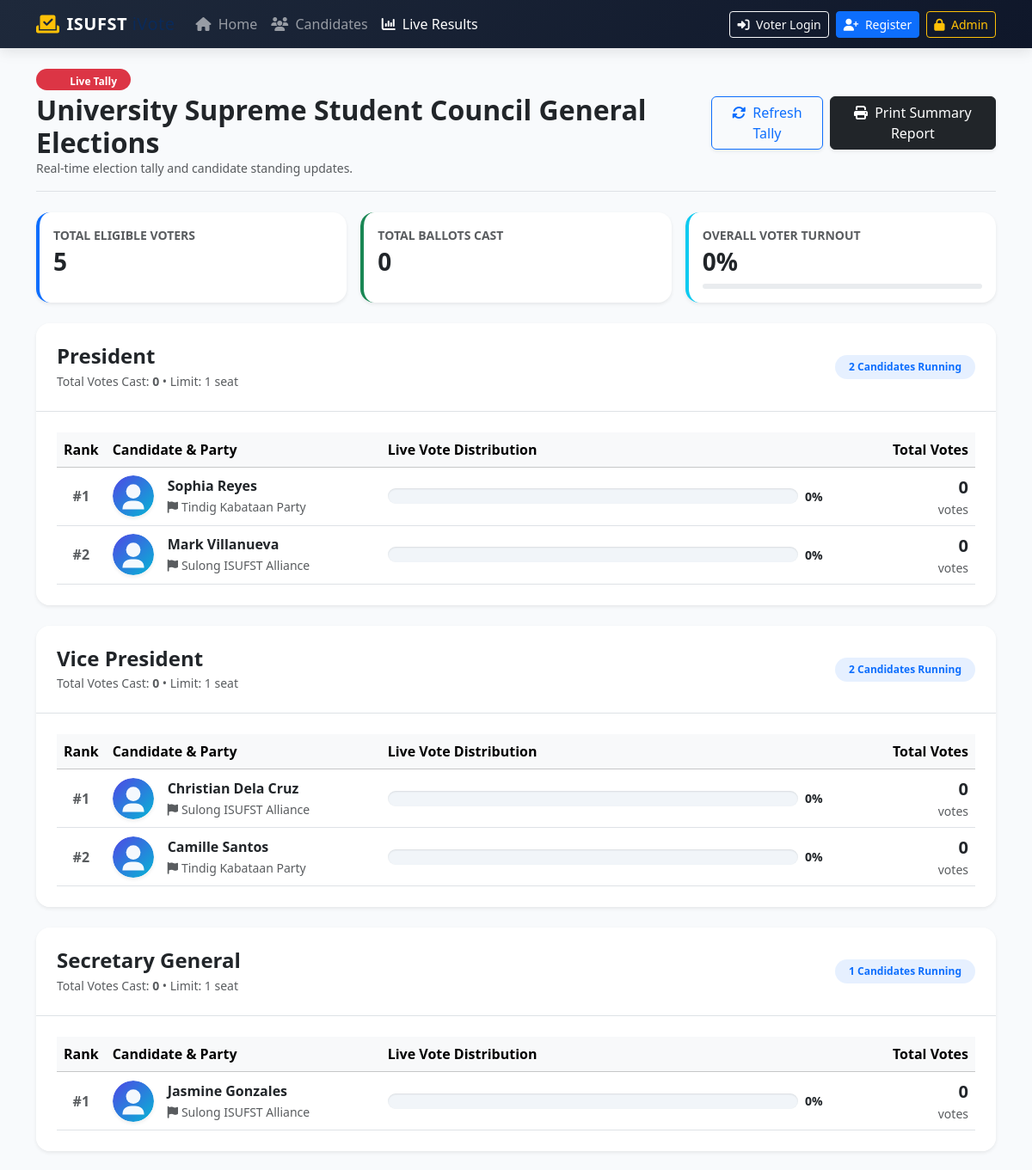
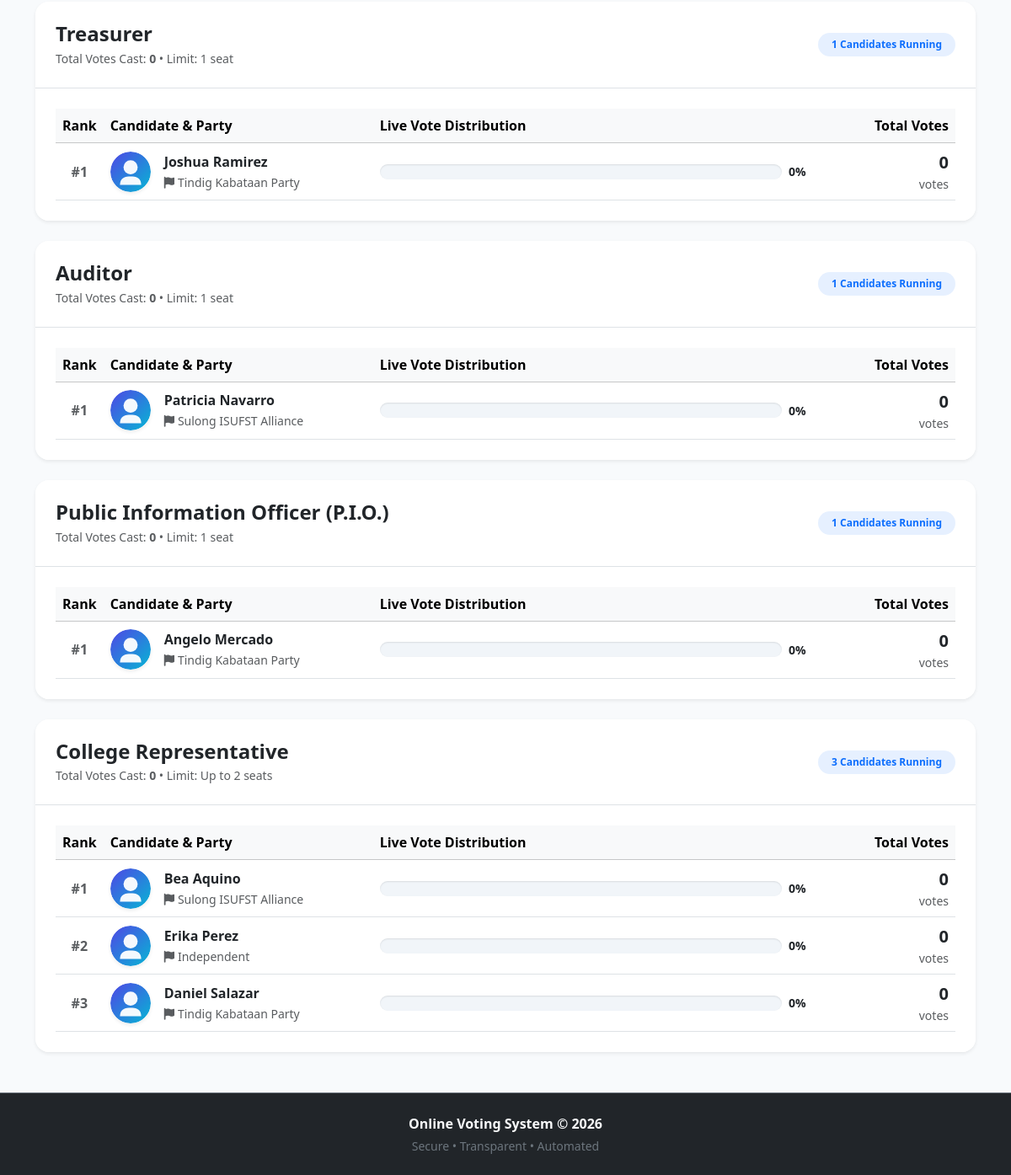
The app's page /results.php with its own data (2 pictures, top to bottom).
### tables this page shows
CREATE TABLE `settings` (
  `id` INT(11) NOT NULL AUTO_INCREMENT,
  `election_title` VARCHAR(255) NOT NULL DEFAULT 'University Supreme Student Council Elections',
  `academic_year` VARCHAR(50) NOT NULL DEFAULT '2026-2027',
  `organization_name` VARCHAR(255) NOT NULL DEFAULT 'ISUFST Commission on Elections (COMELEC)',
  `is_election_active` TINYINT(1) NOT NULL DEFAULT 1 COMMENT '1 = Active/Open, 0 = Closed',
  `updated_at` TIMESTAMP DEFAULT CURRENT_TIMESTAMP ON UPDATE CURRENT_TIMESTAMP,
  PRIMARY KEY (`id`)
);

CREATE TABLE `positions` (
  `id` INT(11) NOT NULL AUTO_INCREMENT,
  `title` VARCHAR(100) NOT NULL,
  `max_votes` INT(11) NOT NULL DEFAULT 1 COMMENT 'Number of candidates voter can pick',
  `priority` INT(11) NOT NULL DEFAULT 1 COMMENT 'Display sort order in ballot',
  `description` TEXT DEFAULT NULL,
  `created_at` TIMESTAMP DEFAULT CURRENT_TIMESTAMP,
  PRIMARY KEY (`id`)
);

CREATE TABLE `candidates` (
  `id` INT(11) NOT NULL AUTO_INCREMENT,
  `position_id` INT(11) NOT NULL,
  `first_name` VARCHAR(50) NOT NULL,
  `last_name` VARCHAR(50) NOT NULL,
  `party` VARCHAR(100) NOT NULL DEFAULT 'Independent',
  `platform` TEXT DEFAULT NULL,
  `photo` VARCHAR(255) DEFAULT 'default_candidate.svg',
  `created_at` TIMESTAMP DEFAULT CURRENT_TIMESTAMP,
  PRIMARY KEY (`id`),
  KEY `fk_candidates_position` (`position_id`),
  CONSTRAINT `fk_candidates_position` FOREIGN KEY (`position_id`) REFERENCES `positions` (`id`) ON DELETE CASCADE ON UPDATE CASCADE
);

### db_connect.php (called while the page is built, shortened)
<?php
$is_local = in_array($_SERVER['SERVER_NAME'] ?? 'localhost', ['localhost', '127.0.0.1', '::1'])
            || (php_sapi_name() === 'cli');
$options = [
    PDO::ATTR_ERRMODE            => PDO::ERRMODE_EXCEPTION,
    PDO::ATTR_DEFAULT_FETCH_MODE => PDO::FETCH_ASSOC,
    PDO::ATTR_EMULATE_PREPARES   => false,
];
if ($is_local) {
    $db_host = 'localhost';
    $db_name = 'online_voting_db';
    $db_user = 'root';
    $db_pass = '';
    try {
        $pdo = new PDO("mysql:host={$db_host};dbname={$db_name};charset=utf8mb4", $db_user, $db_pass, $options);
    } catch (PDOException $e) {
        try {
            $pdo = new PDO("mysql:host={$db_host};port=3307;dbname={$db_name};charset=utf8mb4", $db_user, $db_pass, $options);
        } catch (PDOException $e2) {
            try {
                $pdo = new PDO("mysql:host={$db_host};dbname={$db_name};charset=utf8mb4", $db_user, '1234', $options);
            } catch (PDOException $e3) {
                die("<div style='font-family:sans-serif;padding:30px;max-width:600px;margin:50px auto;border:1px solid #f5c2c7;background:#f8d7da;color:#842029;border-radius:8px;'>
                    <h3 style='margin-top:0;'>Database Connection Failed (Localhost)</h3>
                    <p>Could not connect to database <strong>{$db_name}</strong> on <strong>{$db_host}</strong>.</p>
                    <p><strong>Error:</strong> " . htmlspecialchars($e->getMessage()) . "</p>
                    <hr>
                    <p><strong>Troubleshooting:</strong></p>
                    <ol>
                        <li>Make sure <strong>Apache</strong> and <strong>MySQL</strong> are started in XAMPP.</li>
                        <li>Make sure you imported <code>database.sql</code> in phpMyAdmin.</li>
                    </ol>
                </div>");
            }
        }
    }
}
require_once __DIR__ . '/includes/crud_functions.php';
function getElectionSettings($pdo) {
    try {
        $stmt = $pdo->query("SELECT * FROM settings WHERE id = 1 LIMIT 1");
        return $stmt->fetch() ?: [
            'election_title'     => 'Student Council Elections',
            'academic_year'      => '2026-2027',
            'organization_name'  => 'COMELEC',
            'is_election_active' => 1
        ];
    } catch (Exception $e) {
        return [
            'election_title'     => 'Student Council Elections',
            'academic_year'      => '2026-2027',
            'organization_name'  => 'COMELEC',
            'is_election_active' => 1
        ];
    }
}

### includes/crud_functions.php (called while the page is built, shortened)
<?php
function get_all_positions($pdo) {
    $sql = "SELECT p.*, COUNT(c.id) AS candidate_count
            FROM positions p
            LEFT JOIN candidates c ON p.id = c.position_id
            GROUP BY p.id
            ORDER BY p.priority ASC, p.id ASC";
    return $pdo->query($sql)->fetchAll();
}
function get_all_candidates($pdo, $position_id = null) {
    $sql = "SELECT c.*, p.title AS position_title, COUNT(v.id) AS vote_count
            FROM candidates c
            JOIN positions p ON c.position_id = p.id
            LEFT JOIN votes v ON c.id = v.candidate_id ";
    $params = [];
    if (!empty($position_id)) {
        $sql .= " WHERE c.position_id = ? ";
        $params[] = (int)$position_id;
    }
    $sql .= " GROUP BY c.id ORDER BY p.priority ASC, c.last_name ASC";
    $stmt = $pdo->prepare($sql);
    $stmt->execute($params);
    return $stmt->fetchAll();
}
function get_election_results($pdo) {
    $positions = get_all_positions($pdo);
    $results = [];
    foreach ($positions as $pos) {
        $pos_id = (int)$pos['id'];
        $tot_stmt = $pdo->prepare("SELECT COUNT(*) FROM votes WHERE position_id = ?");
        $tot_stmt->execute([$pos_id]);
        $pos_total = (int)$tot_stmt->fetchColumn();
        $cands = get_all_candidates($pdo, $pos_id);
        $max_v = 0;
        if (!empty($cands)) {
            usort($cands, function($a, $b) {
                return (int)$b['vote_count'] <=> (int)$a['vote_count'];
            });
            $max_v = (int)$cands[0]['vote_count'];
        }
        $results[$pos_id] = [
            'position'    => $pos,
            'total_votes' => $pos_total,
            'max_votes'   => $max_v,
            'candidates'  => $cands
        ];
    }
    return $results;
}

### results.php (the view, shortened to what this page needs)
<?php
require_once __DIR__ . '/db_connect.php';
$settings = getElectionSettings($pdo);
$total_voters = 0;
$total_voted = 0;
try {
    $total_voters = (int)$pdo->query("SELECT COUNT(*) FROM voters")->fetchColumn();
    $total_voted = (int)$pdo->query("SELECT COUNT(*) FROM voters WHERE has_voted = 1")->fetchColumn();
} catch (Exception $e) {}
$turnout_rate = ($total_voters > 0) ? round(($total_voted / $total_voters) * 100, 1) : 0;
$results_by_pos = get_election_results($pdo);
$positions = get_all_positions($pdo);
include __DIR__ . '/includes/header.php';
include __DIR__ . '/includes/navbar.php';
?>
<main class="py-4">
    <div class="container">
        <div class="d-flex flex-column flex-md-row justify-content-between align-items-md-center gap-3 mb-4 pb-3 border-bottom">
            <div>
                <span class="badge bg-danger rounded-pill px-3 py-1 mb-1">
                    <span class="spinner-grow spinner-grow-sm me-1 text-light"></span> Live Tally
                </span>
                <h2 class="fw-bold mb-0 text-dark"><?php echo htmlspecialchars($settings['election_title']); ?></h2>
                <div class="text-muted small">Real-time election tally and candidate standing updates.</div>
            </div>
            <div class="d-flex gap-2">
                <button onclick="location.reload();" class="btn btn-outline-primary shadow-sm">
                    <i class="fa-solid fa-rotate me-1"></i> Refresh Tally
                </button>
                <a href="admin/print_results.php" target="_blank" class="btn btn-dark shadow-sm">
                    <i class="fa-solid fa-print me-1"></i> Print Summary Report
                </a>
            </div>
        </div>
        <div class="row g-3 mb-4">
            <div class="col-md-4">
                <div class="card card-stat bg-white shadow-sm p-3 h-100 border-start border-4 border-primary">
                    <span class="text-muted small fw-semibold text-uppercase">Total Eligible Voters</span>
                    <h3 class="fw-bold text-dark mb-0 mt-1"><?php echo number_format($total_voters); ?></h3>
                </div>
            </div>
            <div class="col-md-4">
                <div class="card card-stat bg-white shadow-sm p-3 h-100 border-start border-4 border-success">
                    <span class="text-muted small fw-semibold text-uppercase">Total Ballots Cast</span>
                    <h3 class="fw-bold text-dark mb-0 mt-1"><?php echo number_format($total_voted); ?></h3>
                </div>
            </div>
            <div class="col-md-4">
                <div class="card card-stat bg-white shadow-sm p-3 h-100 border-start border-4 border-info">
                    <span class="text-muted small fw-semibold text-uppercase">Overall Voter Turnout</span>
                    <h3 class="fw-bold text-dark mb-0 mt-1"><?php echo $turnout_rate; ?>%</h3>
                    <div class="progress mt-2" style="height: 6px;">
                    </div>
                </div>
            </div>
        </div>
        <?php foreach ($positions as $pos):
            $pos_data = $results_by_pos[$pos['id']] ?? ['total_votes' => 0, 'max_votes' => 0, 'candidates' => []];
            $pos_total = $pos_data['total_votes'];
            $candidates = $pos_data['candidates'];
        ?>
            <div class="card border-0 shadow-sm rounded-4 mb-4 overflow-hidden">
                <div class="card-header bg-white p-3 p-md-4 border-bottom d-flex justify-content-between align-items-center">
                    <div>
                        <h4 class="fw-bold mb-1 text-dark"><?php echo htmlspecialchars($pos['title']); ?></h4>
                        <div class="small text-muted">
                            Total Votes Cast: <strong><?php echo number_format($pos_total); ?></strong>
                            &bull; Limit: <?php echo $pos['max_votes'] > 1 ? "Up to {$pos['max_votes']} seats" : "1 seat"; ?>
                        </div>
                    </div>
                    <div>
                        <span class="badge bg-primary bg-opacity-10 text-primary px-3 py-2 rounded-pill fw-semibold">
                            <?php echo count($candidates); ?> Candidates Running
                        </span>
                    </div>
                </div>
                <div class="card-body p-3 p-md-4 bg-white">
                    <?php if (empty($candidates)): ?>
                        <div class="text-muted small fst-italic">No candidates for this position.</div>
                    <?php else: ?>
                        <div class="table-responsive">
                            <table class="table table-hover align-middle mb-0">
                                <thead class="table-light">
                                    <tr>
                                        <th scope="col" style="width: 50px;">Rank</th>
                                        <th scope="col" style="width: 320px;">Candidate &amp; Party</th>
                                        <th scope="col">Live Vote Distribution</th>
                                        <th scope="col" class="text-end" style="width: 140px;">Total Votes</th>
                                    </tr>
                                </thead>
                                <tbody>
                                    <?php
                                    $rank = 1;
                                    foreach ($candidates as $cand):
                                        $v_count = (int)$cand['vote_count'];
                                        $percentage = ($pos_total > 0) ? round(($v_count / $pos_total) * 100, 1) : 0;
                                        $cand_name = htmlspecialchars($cand['first_name'] . ' ' . $cand['last_name']);
                                    ?>
                                        <tr>
                                            <td class="text-center fw-bold text-muted">
                                                <?php if ($rank === 1 && $v_count > 0): ?>
                                                    <span class="badge bg-warning text-dark rounded-circle p-2" title="Leading Candidate"><i class="fa-solid fa-crown"></i></span>
                                                <?php else: ?>
                                                    #<?php echo $rank; ?>
                                                <?php endif; ?>
                                            </td>
                                            <td>
                                                <div class="d-flex align-items-center gap-3">
                                                    <img src="assets/uploads/candidates/<?php echo htmlspecialchars($cand['photo'] ?: 'default_candidate.svg'); ?>" alt="<?php echo $cand_name; ?>" class="rounded-circle shadow-sm" style="width: 48px; height: 48px; object-fit: cover;">
                                                    <div>
                                                        <span class="fw-bold text-dark d-block"><?php echo $cand_name; ?></span>
                                                        <span class="small text-muted"><i class="fa-solid fa-flag me-1"></i><?php echo htmlspecialchars($cand['party']); ?></span>
                                                    </div>
                                                </div>
                                            </td>
                                            <td>
                                                <div class="d-flex align-items-center gap-2">
                                                    <div class="flex-grow-1 vote-progress-wrapper">
                                                    </div>
                                                    <span class="fw-bold small text-dark" style="min-width: 50px;"><?php echo $percentage; ?>%</span>
                                                </div>
                                            </td>
                                            <td class="text-end">
                                                <span class="fs-5 fw-bold text-dark"><?php echo number_format($v_count); ?></span>
                                                <small class="text-muted d-block">votes</small>
                                            </td>
                                        </tr>
                                    <?php
                                        $rank++;
                                    endforeach;
                                    ?>
                                </tbody>
                            </table>
                        </div>
                    <?php endif; ?>
                </div>
            </div>
        <?php endforeach; ?>
    </div>
</main>
<?php include __DIR__ . '/includes/footer.php'; ?>

### assets/css/style.css (style rules this page uses)
:root { --primary-color: #2563eb; --primary-hover: #1d4ed8; --secondary-color: #0f172a; --accent-color: #06b6d4; --success-color: #10b981; --bg-light: #f8fafc; --card-border: #e2e8f0; }
body { font-family: 'Segoe UI', system-ui, -apple-system, sans-serif; background-color: var(--bg-light); color: #334155; min-height: 100vh; display: flex; flex-direction: column; }
main { flex: 1; }
.card-stat { border: none; border-radius: 1rem; transition: transform 0.25s ease, box-shadow 0.25s ease; overflow: hidden; }
.vote-progress-wrapper { background-color: #f1f5f9; border-radius: 9999px; height: 18px; overflow: hidden; box-shadow: inset 0 1px 2px rgba(0, 0, 0, 0.1); }

### records on screen
settings: election_title "University Supreme Student Council General Elections"
positions: title "President", id "0", max_votes "1 seat", id "2"
candidates: photo (placeholder picture), cand_name "Sophia Reyes", party "Tindig Kabataan Party", position "0", v_count "0"
candidates: photo (placeholder picture), cand_name "Mark Villanueva", party "Sulong ISUFST Alliance", position "0", v_count "0"
positions: title "Vice President", id "0", max_votes "1 seat", id "2"
candidates: photo (placeholder picture), cand_name "Christian Dela Cruz", party "Sulong ISUFST Alliance", position "0", v_count "0"
candidates: photo (placeholder picture), cand_name "Camille Santos", party "Tindig Kabataan Party", position "0", v_count "0"
positions: title "Secretary General", id "0", max_votes "1 seat", id "1"
candidates: photo (placeholder picture), cand_name "Jasmine Gonzales", party "Sulong ISUFST Alliance", position "0", v_count "0"
positions: title "Treasurer", id "0", max_votes "1 seat", id "1"
candidates: photo (placeholder picture), cand_name "Joshua Ramirez", party "Tindig Kabataan Party", position "0", v_count "0"
positions: title "Auditor", id "0", max_votes "1 seat", id "1"
candidates: photo (placeholder picture), cand_name "Patricia Navarro", party "Sulong ISUFST Alliance", position "0", v_count "0"
positions: title "Public Information Officer (P.I.O.)", id "0", max_votes "1 seat", id "1"
candidates: photo (placeholder picture), cand_name "Angelo Mercado", party "Tindig Kabataan Party", position "0", v_count "0"
positions: title "College Representative", id "0", max_votes "2", id "3"
candidates: photo (placeholder picture), cand_name "Bea Aquino", party "Sulong ISUFST Alliance", position "0", v_count "0"
candidates: photo (placeholder picture), cand_name "Erika Perez", party "Independent", position "0", v_count "0"
candidates: photo (placeholder picture), cand_name "Daniel Salazar", party "Tindig Kabataan Party", position "0", v_count "0"

### other values on screen
$total_voters "5"
$total_voted "0"
$turnout_rate "0"
